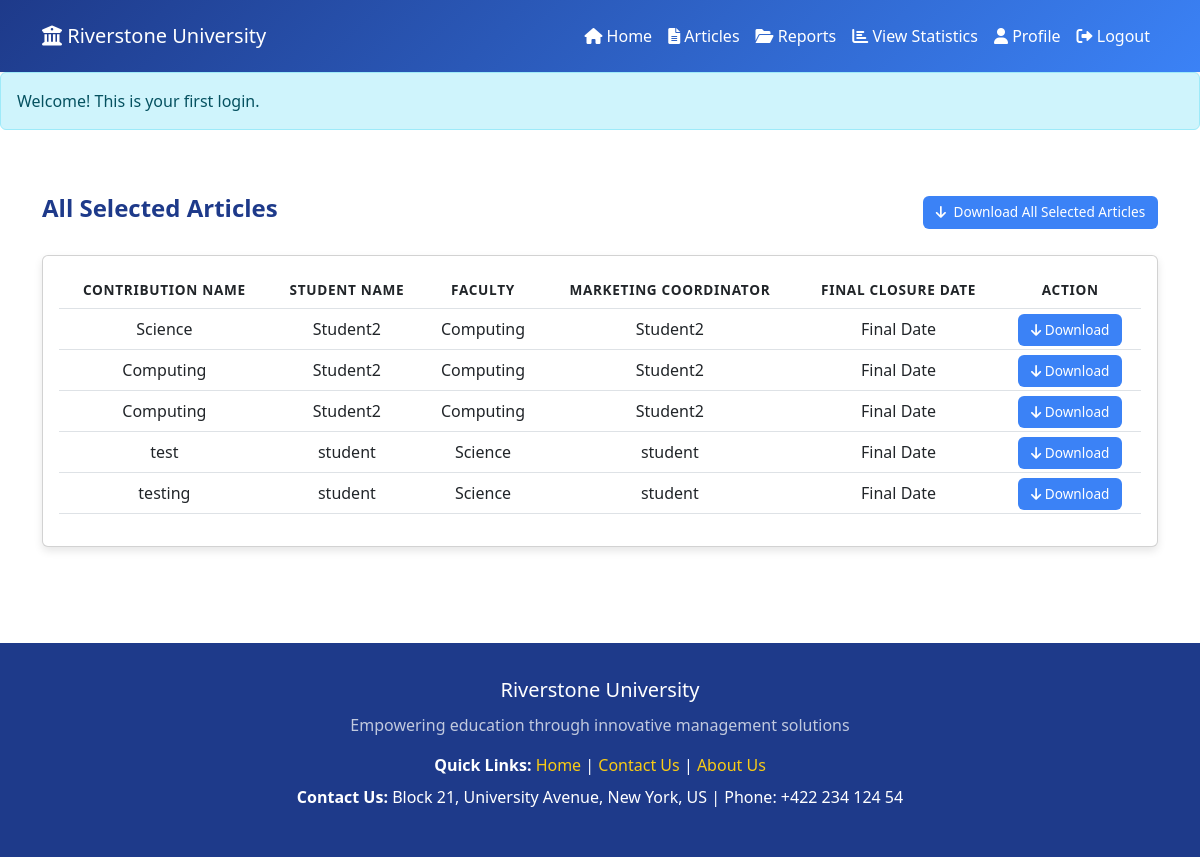
/src/Manager/design/All_Contribution.php (signed in), run on an earlier commit of the app's database.
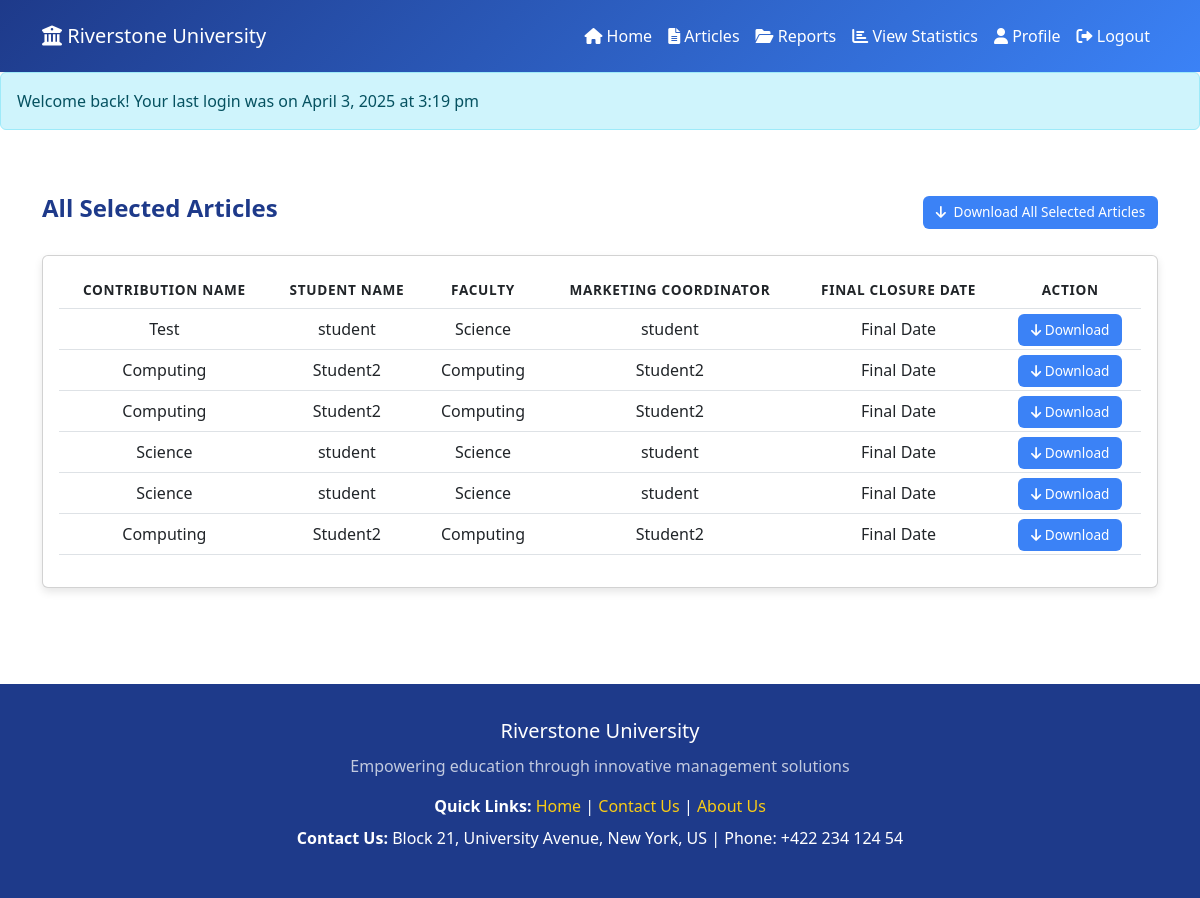
And on a later commit of the database.
### tables this page shows
CREATE TABLE `articles` (
  `article_id` int(11) NOT NULL,
  `user_id` int(11) NOT NULL,
  `title` varchar(255) NOT NULL,
  `status` varchar(30) DEFAULT NULL,
  `created_at` timestamp NOT NULL DEFAULT current_timestamp(),
  `updated_at` timestamp NOT NULL DEFAULT current_timestamp() ON UPDATE current_timestamp()
);

CREATE TABLE `users` (
  `id` int(11) NOT NULL,
  `name` varchar(50) NOT NULL,
  `email` varchar(50) NOT NULL,
  `address` varchar(50) DEFAULT NULL,
  `phone` varchar(50) DEFAULT NULL,
  `password` varchar(255) NOT NULL,
  `faculty_id` int(11) DEFAULT NULL,
  `created_at` timestamp NOT NULL DEFAULT current_timestamp(),
  `last_login` timestamp NULL DEFAULT NULL
);

CREATE TABLE `faculties` (
  `id` int(11) NOT NULL,
  `faculty_name` varchar(30) NOT NULL,
  `created_at` timestamp NOT NULL DEFAULT current_timestamp()
);

### _classes/Libs/Database/MySQL.php (called while the page is built, shortened)
<?php
class MySQL{
    private $dbhost;
    private $dbuser;
    private $dbpass;
    private $dbname;
    public function __construct(
        $dbhost="localhost",
        $dbuser="root",
        $dbpass="",
        $dbname="ewsd")
    {
        $this->dbhost=$dbhost;
        $this->dbuser=$dbuser;
        $this->dbpass=$dbpass;
        $this->dbname=$dbname;
    }
    public function connect(){
        try{
            $this->db=new PDO("mysql:dbhost=$this->dbhost;
            dbname=$this->dbname",
            $this->dbuser,
            $this->dbpass,
            [
                PDO::ATTR_ERRMODE => PDO::ERRMODE_EXCEPTION,
                PDO::ATTR_DEFAULT_FETCH_MODE => PDO::FETCH_OBJ,
            ]
            );
            return $this->db;
        }catch(PDOException $e){
            echo $e->getMessage();
            exit();
        }
    }
}

### _classes/Libs/Database/ArticleTable.php (called while the page is built, shortened)
<?php
class ArticleTable
{
    private $db;
    public function __construct(MySQL $mysql)
    {
        $this->db = $mysql->connect();
    }
    public function getAllSelectedArticles()
    {
        try {
            $statement = $this->db->prepare("
                SELECT a.article_id,a.title,a.status,a.created_at,d.docfile,i.imagefile,u.name,f.faculty_name
                FROM articles a
                LEFT JOIN doc_attachment d ON a.article_id = d.article_id
                LEFT JOIN img_attachment i ON a.article_id = i.article_id
                LEFT JOIN users u ON a.user_id = u.id
                LEFT JOIN faculties f on u.faculty_id = f.id
                WHERE a.status = 'selected'
                ORDER BY a.created_at DESC
            ");
            $statement->execute();
            return $statement->fetchAll(PDO::FETCH_ASSOC);
        } catch (PDOException $e) {
            echo "Error:" . $e->getMessage();
            exit();
        }
    }
}

### _classes/Libs/Database/UsersTable.php (called while the page is built, shortened)
<?php
class UsersTable
{
    private $db;
    public function __construct(MySQL $mysql)
    {
        $this->db = $mysql->connect();
    }
    public function selectFinalClosureDate()
    {
        try {
            $statement = $this->db->prepare("
            SELECT final_closure_date FROM settings ORDER BY created_at DESC LIMIT 1
            ");
            $statement->execute();
            return $statement->fetchColumn();
        } catch (PDOException $e) {
            echo $e->getMessage();
            exit();
        }
    }
}

### src/Manager/design/All_Contribution.php (the view, shortened to what the changed rows need)
<?php
$table = new UsersTable(new MySQL);
$articleTable = new ArticleTable(new MySQL);
$finalclosuredate = $table->selectFinalClosureDate();
$selectedArticles = $articleTable->getAllSelectedArticles();
?>
<!DOCTYPE html>
<html lang="en">
<head>
    <link href="https://cdn.jsdelivr.net/npm/bootstrap@5.3.0/dist/css/bootstrap.min.css" rel="stylesheet">
    <link rel="stylesheet" href="https://cdnjs.cloudflare.com/ajax/libs/font-awesome/6.0.0/css/all.min.css">
</head>
<body>
    <?php include "headermm.php"; ?>
    <main class="container py-5">
        <div class="d-flex justify-content-between align-items-center mb-4">
            <h2 class="section-title">All Selected Articles</h2>
        </div>
        <div class="card p-3">
            <div class="table-responsive">
                <table class="table table-hover align-middle">
                    <thead class="text-center">
                        <tr>
                            <th>Contribution Name</th>
                            <th>Student Name</th>
                            <th>Faculty</th>
                            <th>Marketing Coordinator</th>
                            <th>Final Closure Date</th>
                            <th>Action</th>
                        </tr>
                    </thead>
                    <tbody>
                        <?php if (!empty($selectedArticles)): ?>
                            <?php foreach ($selectedArticles as $selectedArticle) : ?>
                                <tr class="text-center">
                                    <td><?= $selectedArticle['title'] ?></td>
                                    <td><?= $selectedArticle['name'] ?></td>
                                    <td><?= $selectedArticle['faculty_name'] ?></td>
                                    <td><?= $selectedArticle['name'] ?></td>
                                    <td>Final Date</td>
                                    <td>
                                        <?php if (strtotime(date('Y-m-d')) < strtotime($finalclosuredate)): ?>
                                            <h1><?= $finalclosuredate ?></h1>
                                        <?php else : ?>
                                            <a href="?download_single=<?= $selectedArticle['article_id'] ?>" class="btn-download">
                                                <i class="fas fa-arrow-down"></i> Download
                                            </a>
                                        <?php endif ?>
                                    </td>
                                </tr>
                            <?php endforeach ?>
                        <?php else : ?>
                            <h1>No selected Articles</h1>
                        <?php endif ?>
                    </tbody>
                </table>
            </div>
        </div>
    </main>
    <?php include "footer.php"; ?>
</body>
</html>

### src/Manager/design/headermm.php (shortened to what the changed rows need)
<!DOCTYPE html>
<html lang="en">
<head>
    <link href="https://cdn.jsdelivr.net/npm/bootstrap@5.3.0/dist/css/bootstrap.min.css" rel="stylesheet">
    <link rel="stylesheet" href="https://cdnjs.cloudflare.com/ajax/libs/font-awesome/6.0.0/css/all.min.css">
</head>
<body>
    <nav class="navbar navbar-expand-lg navbar-dark gradient-bg shadow-sm">
        <div class="container">
        </div>
    </nav>
    <?php if (isset($_SESSION['login_message'])): ?>
        <div class="alert alert-info">
            <?= $_SESSION['login_message'] ?>
        </div>
    <?php endif; ?>
</body>
</html>

What changed in the data, as far as the page shows it:
removed articles: title "Science", user.name "Student2", faculties.faculty_name "Computing"
added articles: title "Test", user.name "student", faculties.faculty_name "Science"
changed articles (number 4 of 6 on the later page): title "test" → "Science"
changed articles (number 5 of 6 on the later page): title "testing" → "Science"
added articles: title "Computing", user.name "Student2", faculties.faculty_name "Computing"
Also different on the page:
$_SESSION['login_message']: "Welcome! This is your first login." → "Welcome back! Your last login was on April 3, 2025 at 3:19 pm"
